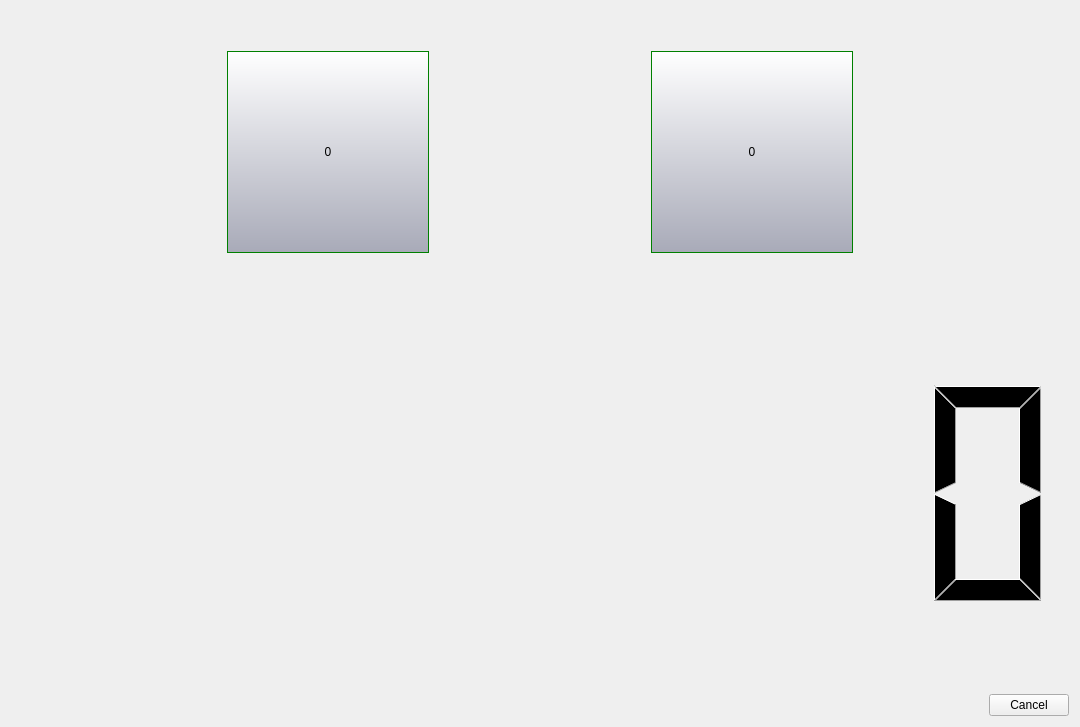
<?xml version="1.0" encoding="UTF-8"?>
<ui version="4.0">
 <class>Form</class>
 <widget class="QWidget" name="Form">
  <property name="geometry">
   <rect>
    <x>0</x>
    <y>0</y>
    <width>1080</width>
    <height>727</height>
   </rect>
  </property>
  <property name="windowTitle">
   <string>Form</string>
  </property>
  <property name="styleSheet">
   <string notr="true">#btnScore1, #btnScore2 {
background-color: qlineargradient(x1: 0, y1: 0, x2: 0, y2: 1, stop: 0 white, stop: 1 rgb(168, 170, 184));
color: black;
 border-style: solid;
 border-width:1px;
 border-radius:14ex;
 border-color: green;
 max-width:200px;
 max-height:200px;
 min-width:200px;
 min-height:200px;
}
</string>
  </property>
  <layout class="QVBoxLayout" name="verticalLayout">
   <item>
    <spacer name="verticalSpacer">
     <property name="orientation">
      <enum>Qt::Vertical</enum>
     </property>
     <property name="sizeType">
      <enum>QSizePolicy::Preferred</enum>
     </property>
     <property name="sizeHint" stdset="0">
      <size>
       <width>20</width>
       <height>40</height>
      </size>
     </property>
    </spacer>
   </item>
   <item>
    <layout class="QHBoxLayout" name="horizontalLayout">
     <item>
      <spacer name="horizontalSpacer_2">
       <property name="orientation">
        <enum>Qt::Horizontal</enum>
       </property>
       <property name="sizeHint" stdset="0">
        <size>
         <width>40</width>
         <height>20</height>
        </size>
       </property>
      </spacer>
     </item>
     <item>
      <widget class="QPushButton" name="btnScore1">
       <property name="text">
        <string>0</string>
       </property>
      </widget>
     </item>
     <item>
      <spacer name="horizontalSpacer_3">
       <property name="orientation">
        <enum>Qt::Horizontal</enum>
       </property>
       <property name="sizeHint" stdset="0">
        <size>
         <width>40</width>
         <height>20</height>
        </size>
       </property>
      </spacer>
     </item>
     <item>
      <widget class="QPushButton" name="btnScore2">
       <property name="text">
        <string>0</string>
       </property>
      </widget>
     </item>
     <item>
      <spacer name="horizontalSpacer">
       <property name="orientation">
        <enum>Qt::Horizontal</enum>
       </property>
       <property name="sizeHint" stdset="0">
        <size>
         <width>40</width>
         <height>20</height>
        </size>
       </property>
      </spacer>
     </item>
    </layout>
   </item>
   <item>
    <spacer name="verticalSpacer_2">
     <property name="orientation">
      <enum>Qt::Vertical</enum>
     </property>
     <property name="sizeType">
      <enum>QSizePolicy::Preferred</enum>
     </property>
     <property name="sizeHint" stdset="0">
      <size>
       <width>20</width>
       <height>40</height>
      </size>
     </property>
    </spacer>
   </item>
   <item>
    <widget class="QLCDNumber" name="lcdChrono">
     <property name="minimumSize">
      <size>
       <width>0</width>
       <height>75</height>
      </size>
     </property>
     <property name="frameShape">
      <enum>QFrame::NoFrame</enum>
     </property>
     <property name="smallDecimalPoint">
      <bool>false</bool>
     </property>
     <property name="digitCount">
      <number>8</number>
     </property>
    </widget>
   </item>
   <item>
    <layout class="QHBoxLayout" name="horizontalLayout_2">
     <item>
      <spacer name="horizontalSpacer_4">
       <property name="orientation">
        <enum>Qt::Horizontal</enum>
       </property>
       <property name="sizeHint" stdset="0">
        <size>
         <width>40</width>
         <height>20</height>
        </size>
       </property>
      </spacer>
     </item>
     <item>
      <widget class="QPushButton" name="btnCancel">
       <property name="text">
        <string>Cancel</string>
       </property>
      </widget>
     </item>
    </layout>
   </item>
  </layout>
 </widget>
 <resources/>
 <connections/>
</ui>
